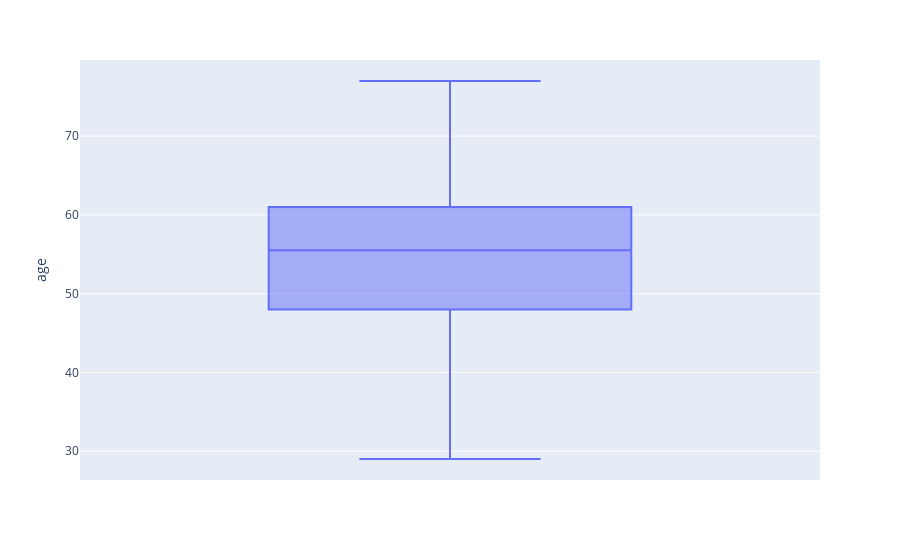

The cell this chart's notebook holds for it:
### Code cell
fig = px.box(df, y="age")
fig.show()

### Figure 1 — Plotly figure (JSON) as saved in the notebook; plotly's stock layout.template omitted (floating-point values rounded to 4 significant figures; data arrays with more than 128 entries replaced by an {"elided": "..."} marker saying what was removed)
{"data": [{"alignmentgroup": "True", "hovertemplate": "age=%{y}<extra></extra>", "legendgroup": "", "marker": {"color": "#636efa"}, "name": "", "notched": false, "offsetgroup": "", "orientation": "v", "showlegend": false, "type": "box", "x0": " ", "xaxis": "x", "y": {"elided": "302 int values"}, "y0": " ", "yaxis": "y"}], "layout": {"autosize": true, "boxmode": "group", "legend": {"tracegroupgap": 0}, "margin": {"t": 60}, "xaxis": {"anchor": "y", "autorange": true, "domain": [0, 1], "range": [-0.5, 0.5], "type": "category"}, "yaxis": {"anchor": "x", "autorange": true, "domain": [0, 1], "range": [26.33, 79.67], "title": {"text": "age"}, "type": "linear"}}}
